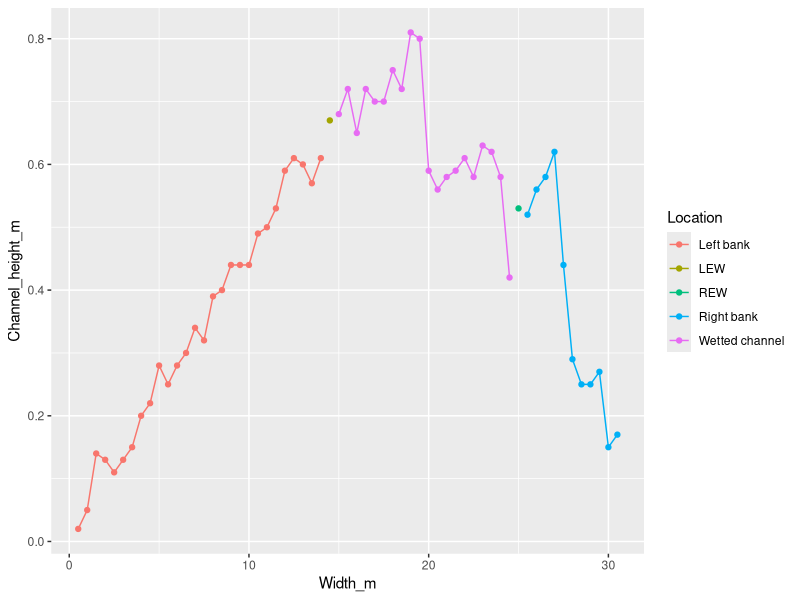
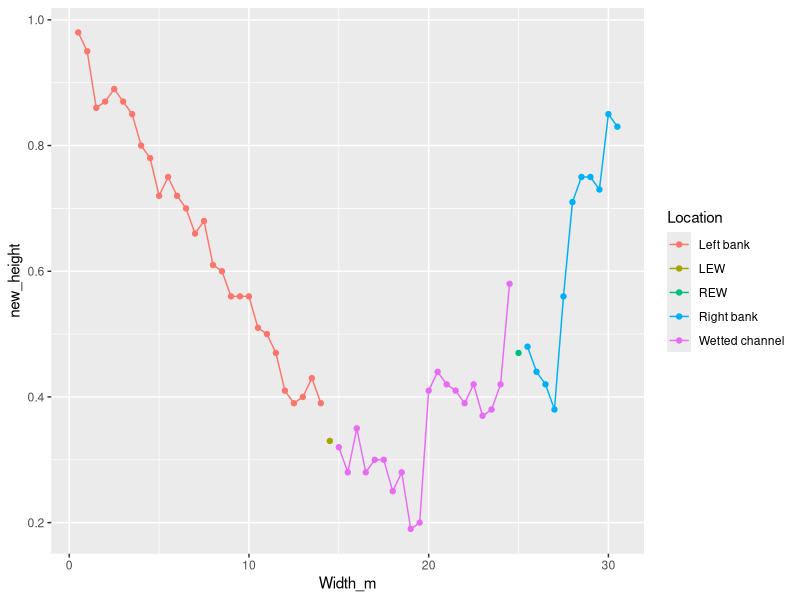
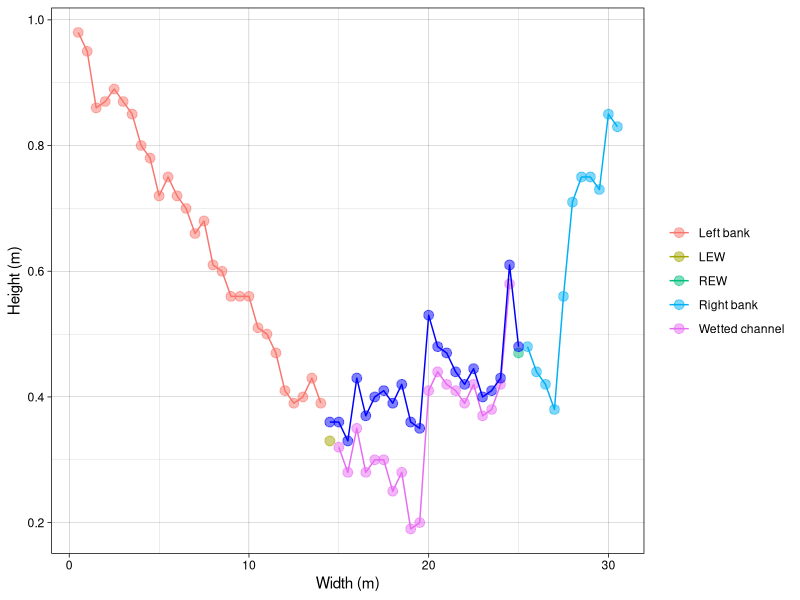

These figures' R source, in order:
## ---- chunk 1
knitr::opts_chunk$set(echo = TRUE, message = FALSE, warning = FALSE, results = FALSE)
## ---- chunk 2
#Packages needed for this project

library(tidyverse)
library(here)

## ---- chunk 3
df <- read_csv(here('hydrology/src_classes_spring_2022/data/channel_df.csv'))
## ---- chunk 4
df %>% 
  ggplot(aes(x = Width_m, y = Channel_height_m, color = Location)) +
  geom_point() +
  geom_line()
## ---- chunk 5
df %>% 
  mutate(new_height = 1 - Channel_height_m) %>% 
  ggplot(aes(x = Width_m, y = new_height, color = Location)) +
  geom_point() +
  geom_line()
  
## ---- chunk 6
df <- df %>% 
  mutate(new_height = 1 - Channel_height_m, new_water = Water_level_m + new_height) 

df %>% 
  ggplot() +
  geom_point(aes(x = Width_m, y = new_height, color = Location), alpha = 0.5, size = 3) +
  geom_line(aes(x = Width_m, y = new_height, color = Location)) +
  geom_point(aes(x = Width_m, y = new_water), color = "blue", alpha = 0.5, size = 3)+ 
  geom_line(aes(x = Width_m, y = new_water), color = "blue") +
  ylab("Height (m)") +
  xlab("Width (m)") +
  theme_linedraw() +
  theme(legend.title = element_blank())
## ---- chunk 7
df <- df %>% 
  mutate(area_m2 = (lead(Width_m) - lag(Width_m)) / 2 *
  Channel_height_m)

total_area <- sum(df$area_m2, na.rm = TRUE)
## ---- chunk 8
df <- df %>% 
  mutate(wetted_area_m2 = (lead(Width_m) - lag(Width_m)) / 2 *
  Water_level_m)

total_wetted_area <- sum(df$wetted_area_m2, na.rm = TRUE)
